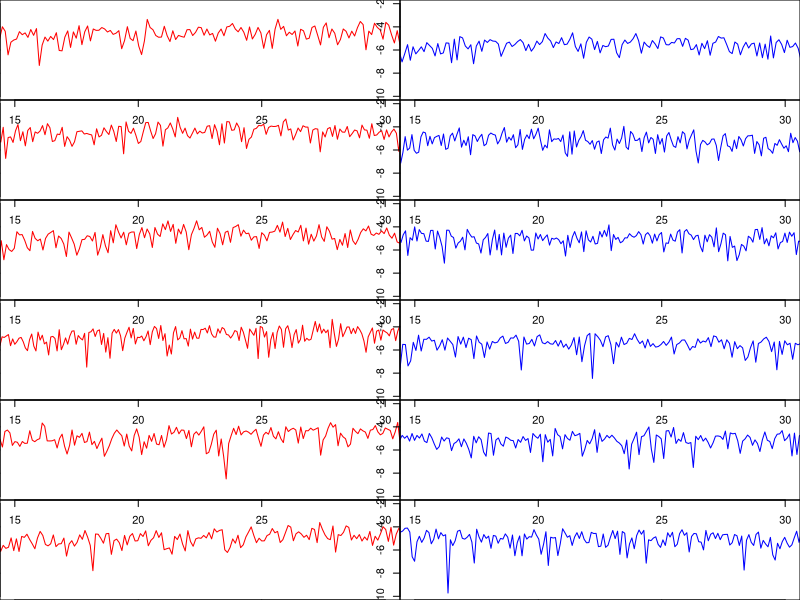
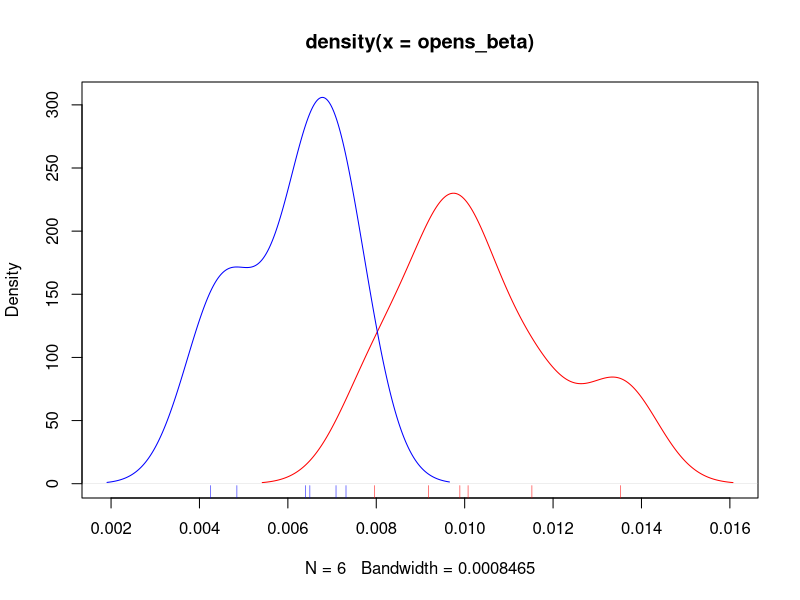

Generate these figures, in order, with R:

o1 <- read.csv("open1.csv", col.names = c('magic', 'loffp', 'loffn', 'g1', 'g2', 'g3', 'g4', 'i1', 'i2', 'i3', 'i4', 'i5', 'i6', 'i7', 'i8'))
o2 <- read.csv("open2.csv", col.names = c('magic', 'loffp', 'loffn', 'g1', 'g2', 'g3', 'g4', 'i1', 'i2', 'i3', 'i4', 'i5', 'i6', 'i7', 'i8'))
o3 <- read.csv("open3.csv", col.names = c('magic', 'loffp', 'loffn', 'g1', 'g2', 'g3', 'g4', 'i1', 'i2', 'i3', 'i4', 'i5', 'i6', 'i7', 'i8'))
o4 <- read.csv("open4.csv", col.names = c('magic', 'loffp', 'loffn', 'g1', 'g2', 'g3', 'g4', 'i1', 'i2', 'i3', 'i4', 'i5', 'i6', 'i7', 'i8'))
o5 <- read.csv("open5.csv", col.names = c('magic', 'loffp', 'loffn', 'g1', 'g2', 'g3', 'g4', 'i1', 'i2', 'i3', 'i4', 'i5', 'i6', 'i7', 'i8'))
o6 <- read.csv("open6.csv", col.names = c('magic', 'loffp', 'loffn', 'g1', 'g2', 'g3', 'g4', 'i1', 'i2', 'i3', 'i4', 'i5', 'i6', 'i7', 'i8'))
c1 <- read.csv("closed1.csv", col.names = c('magic', 'loffp', 'loffn', 'g1', 'g2', 'g3', 'g4', 'i1', 'i2', 'i3', 'i4', 'i5', 'i6', 'i7', 'i8'))
c2 <- read.csv("closed2.csv", col.names = c('magic', 'loffp', 'loffn', 'g1', 'g2', 'g3', 'g4', 'i1', 'i2', 'i3', 'i4', 'i5', 'i6', 'i7', 'i8'))
c3 <- read.csv("closed3.csv", col.names = c('magic', 'loffp', 'loffn', 'g1', 'g2', 'g3', 'g4', 'i1', 'i2', 'i3', 'i4', 'i5', 'i6', 'i7', 'i8'))
c4 <- read.csv("closed4.csv", col.names = c('magic', 'loffp', 'loffn', 'g1', 'g2', 'g3', 'g4', 'i1', 'i2', 'i3', 'i4', 'i5', 'i6', 'i7', 'i8'))
c5 <- read.csv("closed5.csv", col.names = c('magic', 'loffp', 'loffn', 'g1', 'g2', 'g3', 'g4', 'i1', 'i2', 'i3', 'i4', 'i5', 'i6', 'i7', 'i8'))
c6 <- read.csv("closed6.csv", col.names = c('magic', 'loffp', 'loffn', 'g1', 'g2', 'g3', 'g4', 'i1', 'i2', 'i3', 'i4', 'i5', 'i6', 'i7', 'i8'))

opens <- list(o1$i1, o2$i1, o3$i1, o4$i1, o5$i1, o6$i1);
closd <- list(c1$i1, c2$i1, c3$i1, c4$i1, c5$i1, c6$i1);

# open and closed eyes FFTed
opensfft <- sapply(opens, function (data) { fft(data) })
closdfft <- sapply(closd, function (data) { fft(data) })

# open and closed eyes as seconds not samples
offtseconds <- sapply(opensfft, function (data) {
    ((0:(length(data)-1)/length(data))*250)
});
cfftseconds <- sapply(closdfft, function (data) {
    ((0:(length(data)-1)/length(data))*250)
});

x11();
par(mfrow=c(6,2), mar=c(0,0,0,0))
freq_min = 15;
freq_max = 30;
for(i in 1:6) {
  plot(offtseconds[[i]], log(abs(opensfft[[i]])),
        type='l', col='red', xlim=c(freq_min,freq_max), ylim=c(-10,-2));
  plot(cfftseconds[[i]], log(abs(closdfft[[i]])),
        type='l', col='blue', xlim=c(freq_min,freq_max), ylim=c(-10,-2));
}

opens_beta <- sapply(1:6, function (i) {
	mean(abs(opensfft[[i]][
		  (offtseconds[[i]] >= freq_min)
                & (offtseconds[[i]] < freq_max)])) })

closd_beta <- sapply(1:6, function (i) {
	mean(abs(closdfft[[i]][
		  (cfftseconds[[i]] >= freq_min)
                & (cfftseconds[[i]] < freq_max)])) })

ttest <- t.test(opens_beta, closd_beta);
par(mfrow=c(1,1), mar=c(5,5,5,5))

x11();
open_dens = density(opens_beta)
closd_dens = density(closd_beta)
plot(open_dens, col="red",
    xlim=c(min(open_dens$x, closd_dens$x), max(open_dens$x, closd_dens$x)),
    ylim=c(min(open_dens$y, closd_dens$y), max(open_dens$y, closd_dens$y))
)
lines(closd_dens, col="blue")
rug(opens_beta, col="red")
rug(closd_beta, col="blue")
ttest
